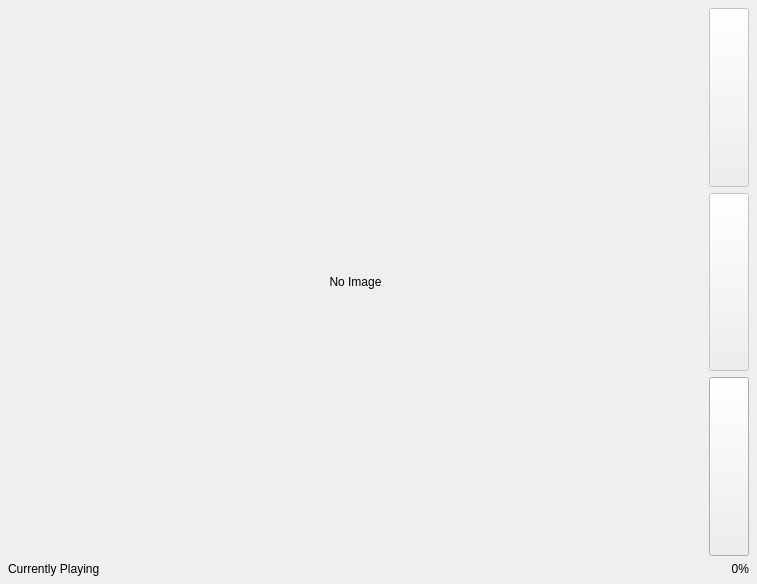
<?xml version="1.0" encoding="UTF-8"?>
<ui version="4.0">
 <class>LinNowPlayingForm</class>
 <widget class="QWidget" name="LinNowPlayingForm">
  <property name="geometry">
   <rect>
    <x>0</x>
    <y>0</y>
    <width>757</width>
    <height>584</height>
   </rect>
  </property>
  <property name="windowTitle">
   <string>Linguine Audio</string>
  </property>
  <layout class="QVBoxLayout" name="verticalLayout_3">
   <property name="margin">
    <number>8</number>
   </property>
   <item>
    <widget class="QStackedWidget" name="stackedWidget">
     <property name="currentIndex">
      <number>1</number>
     </property>
     <widget class="QWidget" name="verticalPage">
      <layout class="QVBoxLayout" name="verticalLayout">
       <property name="margin">
        <number>0</number>
       </property>
       <item>
        <widget class="QLabel" name="vImageLabel">
         <property name="sizePolicy">
          <sizepolicy hsizetype="Preferred" vsizetype="Expanding">
           <horstretch>0</horstretch>
           <verstretch>0</verstretch>
          </sizepolicy>
         </property>
         <property name="text">
          <string>No Image</string>
         </property>
         <property name="alignment">
          <set>Qt::AlignCenter</set>
         </property>
        </widget>
       </item>
       <item>
        <widget class="QLabel" name="vNameLabel">
         <property name="text">
          <string>Now Playing</string>
         </property>
         <property name="alignment">
          <set>Qt::AlignCenter</set>
         </property>
         <property name="wordWrap">
          <bool>true</bool>
         </property>
        </widget>
       </item>
       <item>
        <widget class="QProgressBar" name="vProgressBar">
         <property name="value">
          <number>0</number>
         </property>
        </widget>
       </item>
       <item>
        <layout class="QHBoxLayout" name="horizontalLayout">
         <item>
          <widget class="QPushButton" name="vPlayButton">
           <property name="enabled">
            <bool>false</bool>
           </property>
           <property name="text">
            <string/>
           </property>
           <property name="icon">
            <iconset resource="linresource.qrc">
             <normaloff>:/icons/playback_play_icon&amp;48.png</normaloff>:/icons/playback_play_icon&amp;48.png</iconset>
           </property>
           <property name="iconSize">
            <size>
             <width>48</width>
             <height>48</height>
            </size>
           </property>
          </widget>
         </item>
         <item>
          <widget class="QPushButton" name="vSeekButton">
           <property name="enabled">
            <bool>false</bool>
           </property>
           <property name="text">
            <string/>
           </property>
           <property name="icon">
            <iconset resource="linresource.qrc">
             <normaloff>:/icons/arrow_two_head_icon&amp;48.png</normaloff>:/icons/arrow_two_head_icon&amp;48.png</iconset>
           </property>
           <property name="iconSize">
            <size>
             <width>48</width>
             <height>48</height>
            </size>
           </property>
          </widget>
         </item>
         <item>
          <widget class="QPushButton" name="vInfoButton">
           <property name="text">
            <string/>
           </property>
           <property name="icon">
            <iconset resource="linresource.qrc">
             <normaloff>:/icons/info_icon&amp;48.png</normaloff>:/icons/info_icon&amp;48.png</iconset>
           </property>
           <property name="iconSize">
            <size>
             <width>48</width>
             <height>48</height>
            </size>
           </property>
          </widget>
         </item>
        </layout>
       </item>
      </layout>
     </widget>
     <widget class="QWidget" name="horizontalPage">
      <layout class="QGridLayout" name="gridLayout">
       <property name="margin">
        <number>0</number>
       </property>
       <item row="0" column="0">
        <widget class="QLabel" name="hImageLabel">
         <property name="sizePolicy">
          <sizepolicy hsizetype="Expanding" vsizetype="Expanding">
           <horstretch>0</horstretch>
           <verstretch>0</verstretch>
          </sizepolicy>
         </property>
         <property name="text">
          <string>No Image</string>
         </property>
         <property name="alignment">
          <set>Qt::AlignCenter</set>
         </property>
        </widget>
       </item>
       <item row="0" column="1" rowspan="2">
        <layout class="QVBoxLayout" name="verticalLayout_2">
         <item>
          <widget class="QPushButton" name="hPlayButton">
           <property name="enabled">
            <bool>false</bool>
           </property>
           <property name="sizePolicy">
            <sizepolicy hsizetype="Minimum" vsizetype="Minimum">
             <horstretch>0</horstretch>
             <verstretch>0</verstretch>
            </sizepolicy>
           </property>
           <property name="icon">
            <iconset resource="linresource.qrc">
             <normaloff>:/icons/playback_play_icon&amp;48.png</normaloff>:/icons/playback_play_icon&amp;48.png</iconset>
           </property>
           <property name="iconSize">
            <size>
             <width>48</width>
             <height>48</height>
            </size>
           </property>
          </widget>
         </item>
         <item>
          <widget class="QPushButton" name="hSeekButton">
           <property name="enabled">
            <bool>false</bool>
           </property>
           <property name="sizePolicy">
            <sizepolicy hsizetype="Minimum" vsizetype="Minimum">
             <horstretch>0</horstretch>
             <verstretch>0</verstretch>
            </sizepolicy>
           </property>
           <property name="text">
            <string/>
           </property>
           <property name="icon">
            <iconset resource="linresource.qrc">
             <normaloff>:/icons/arrow_two_head_icon&amp;48.png</normaloff>:/icons/arrow_two_head_icon&amp;48.png</iconset>
           </property>
           <property name="iconSize">
            <size>
             <width>48</width>
             <height>48</height>
            </size>
           </property>
          </widget>
         </item>
         <item>
          <widget class="QPushButton" name="hInfoButton">
           <property name="sizePolicy">
            <sizepolicy hsizetype="Minimum" vsizetype="Minimum">
             <horstretch>0</horstretch>
             <verstretch>0</verstretch>
            </sizepolicy>
           </property>
           <property name="text">
            <string/>
           </property>
           <property name="icon">
            <iconset resource="linresource.qrc">
             <normaloff>:/icons/info_icon&amp;48.png</normaloff>:/icons/info_icon&amp;48.png</iconset>
           </property>
           <property name="iconSize">
            <size>
             <width>48</width>
             <height>48</height>
            </size>
           </property>
          </widget>
         </item>
         <item>
          <widget class="QLabel" name="hPercentageLabel">
           <property name="sizePolicy">
            <sizepolicy hsizetype="Minimum" vsizetype="Fixed">
             <horstretch>0</horstretch>
             <verstretch>0</verstretch>
            </sizepolicy>
           </property>
           <property name="text">
            <string>0%</string>
           </property>
           <property name="alignment">
            <set>Qt::AlignRight|Qt::AlignTrailing|Qt::AlignVCenter</set>
           </property>
          </widget>
         </item>
        </layout>
       </item>
       <item row="1" column="0">
        <widget class="QLabel" name="hNameLabel">
         <property name="sizePolicy">
          <sizepolicy hsizetype="Preferred" vsizetype="Fixed">
           <horstretch>0</horstretch>
           <verstretch>0</verstretch>
          </sizepolicy>
         </property>
         <property name="text">
          <string>Currently Playing</string>
         </property>
        </widget>
       </item>
      </layout>
     </widget>
    </widget>
   </item>
  </layout>
 </widget>
 <resources>
  <include location="linresource.qrc"/>
 </resources>
 <connections/>
</ui>
